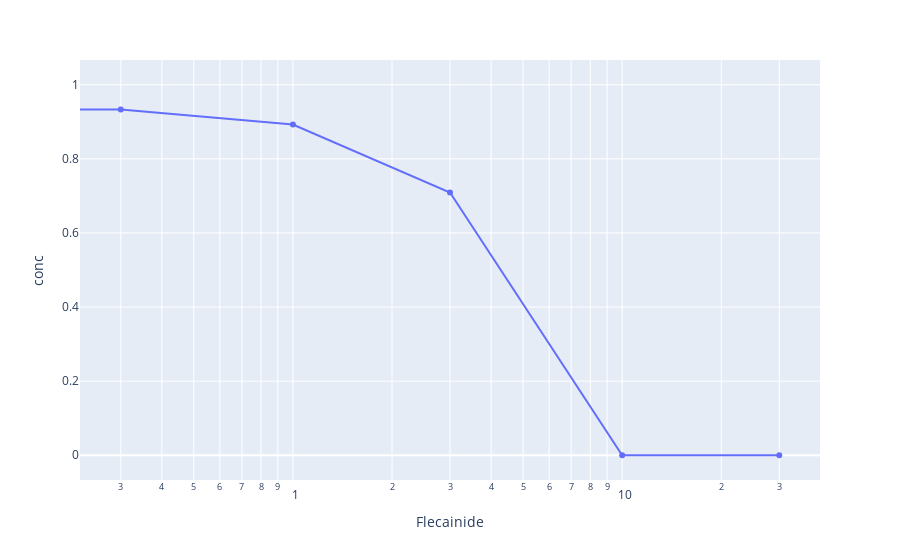

The notebook cell this image was saved under:
### Code cell
import numpy as np
import plotly.express as px
from scipy.optimize import curve_fit

# Define the sigmoid function
def sigmoid(x, EC50, hill_slope):
    return 1 / (1 + np.exp((EC50 - x) * hill_slope))

# Perform curve fitting
params, _ = curve_fit(sigmoid, x, y)

# Extract EC50 and hill slope from the fitted parameters
EC50 = params[0]
print('EC50', EC50)
hill_slope = params[1]

# Generate a range of x values for plotting
x_range = np.logspace(np.log10(max(x)), np.log10(min(x)), 100)

# Calculate the corresponding y values using the fitted sigmoid function
y_range = sigmoid(x_range, EC50, hill_slope)

# Create a DataFrame for plotting
df = pd.DataFrame({'Flecainide': x,
                   'conc': y})

# Plot the data and the fitted sigmoid curve
fig = px.scatter(df, x='Flecainide', y='conc', log_x=True)
fig.add_trace(px.line(x=x, y=y).data[0])
fig.show()

### Figure 1 — Plotly figure (JSON) as saved in the notebook; plotly's stock layout.template omitted (floating-point values rounded to 4 significant figures)
{"data": [{"hovertemplate": "Flecainide=%{x}<br>conc=%{y}<extra></extra>", "legendgroup": "", "marker": {"color": "#636efa", "symbol": "circle"}, "mode": "markers", "name": "", "orientation": "v", "showlegend": false, "type": "scatter", "x": [0, 0.3, 1, 3, 10, 30], "xaxis": "x", "y": [1, 0.9332, 0.8925, 0.7092, 0, 0], "yaxis": "y"}, {"hovertemplate": "x=%{x}<br>y=%{y}<extra></extra>", "legendgroup": "", "line": {"color": "#636efa", "dash": "solid"}, "marker": {"symbol": "circle"}, "mode": "lines", "name": "", "orientation": "v", "showlegend": false, "type": "scatter", "x": [0, 0.3, 1, 3, 10, 30], "xaxis": "x", "y": [1, 0.9332, 0.8925, 0.7092, 0, 0], "yaxis": "y"}], "layout": {"legend": {"tracegroupgap": 0}, "margin": {"t": 60}, "xaxis": {"anchor": "y", "domain": [0, 1], "title": {"text": "Flecainide"}, "type": "log"}, "yaxis": {"anchor": "x", "domain": [0, 1], "title": {"text": "conc"}}}}
